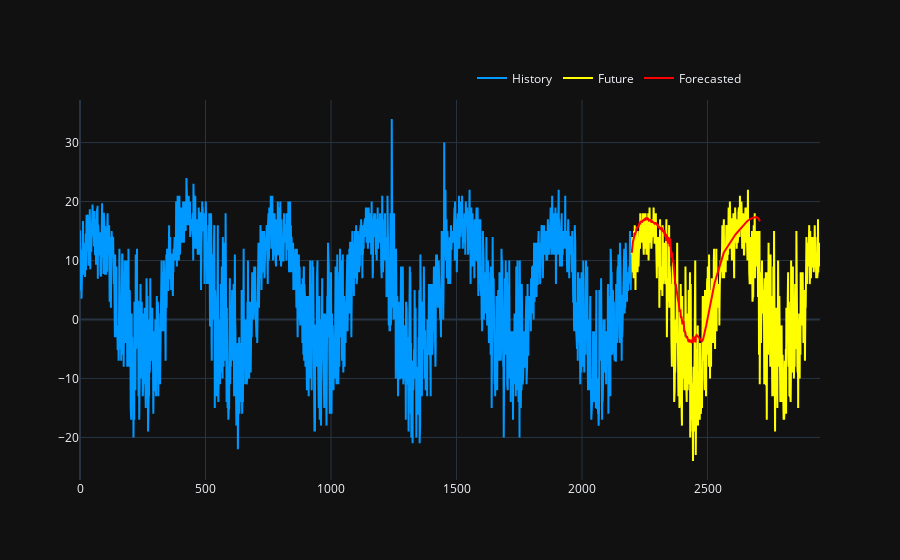

Notebook code for this chart:
### Code cell
fh = block_size*2
ts = train_set.Elec_kW.values[-block_size:]
ts_future = valid_set.Elec_kW.values[:fh*5]
#
ts = exp.preprocess(ts) # TODO add ts copy 
output = exp.model.predict(ts, fh)
# rescale and add trend, etc..
output = exp.posprocess(output)
exp.print_metrics(ts_future[:fh], output[:fh])
plot_predictions(train_set.Elec_kW.values, ts_future, output)
# MSE: 45.0453 | MAPE: 285586443206656.8125 | sMAPE: 0.6928

### Figure 1 — Plotly figure (JSON) as saved in the notebook; plotly's stock layout.template omitted (floating-point values rounded to 4 significant figures; data arrays with more than 128 entries replaced by an {"elided": "..."} marker saying what was removed)
{"data": [{"hovertemplate": "$%{y:.2f}", "line": {"color": "#0099ff"}, "mode": "lines", "name": "History", "type": "scatter", "x": {"elided": "2198 int values"}, "y": {"elided": "2198 float values"}}, {"hovertemplate": "$%{y:.2f}", "line": {"color": "yellow"}, "mode": "lines", "name": "Future", "type": "scatter", "x": {"elided": "751 int values"}, "y": {"elided": "751 int values"}}, {"hovertemplate": "$%{y:.2f}", "line": {"color": "red"}, "mode": "lines", "name": "Forecasted", "type": "scatter", "x": {"elided": "512 int values"}, "y": {"elided": "512 float values"}}], "layout": {"hovermode": "x unified", "legend": {"orientation": "h", "x": 0.9, "xanchor": "right", "y": 1.02, "yanchor": "bottom"}, "xaxis": {"rangeselector": {"font": {"color": "black"}}}, "yaxis": {"fixedrange": true}}}
